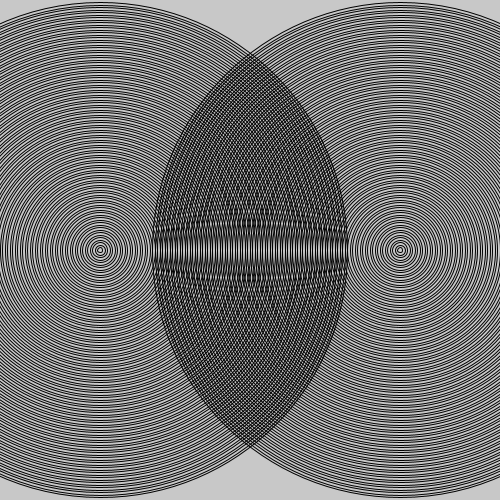
Frame 1 (no input)
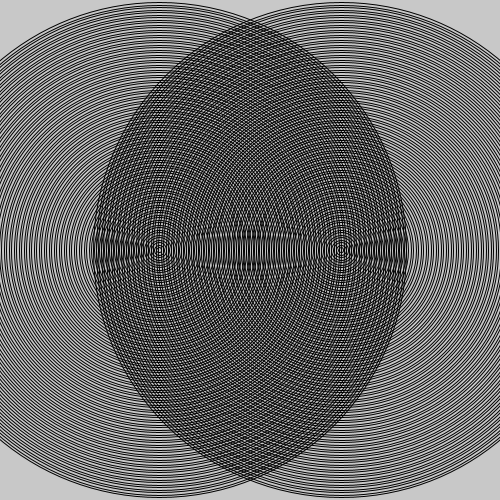
Frame 60 (the mouse pressed at the canvas centre just before this capture)
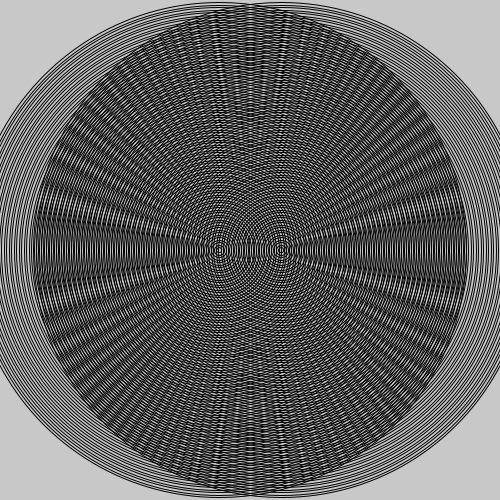
Frame 120 (the mouse held since frame 60 and released just before this capture)

The Processing sketch that drew these frames (run headless with seeded random() and noise(); from frame 60 on, the mouse is pressed at the canvas centre):

// Processing sketch: sketch_160912a
// ── sketch_160912a.pde
  int x=100;
  int y=400;
int z= 1;
void setup(){
  noFill();
  size(500,500);
}

void draw(){
background(200);

  for(int i=0; i<100; i++){
  ellipse (x, 250, i*5, i*5);
}
for( int j=0; j<100; j++){
  ellipse (y, 250, j*5, j*5);
}
x+=z;
y=y-z;

if(x>400){
z=-z;
}
if(x<100){
  z=-z;
}

if (true){
  println ( "You are donald trump if you can shoot the bullseye!");
}
}
